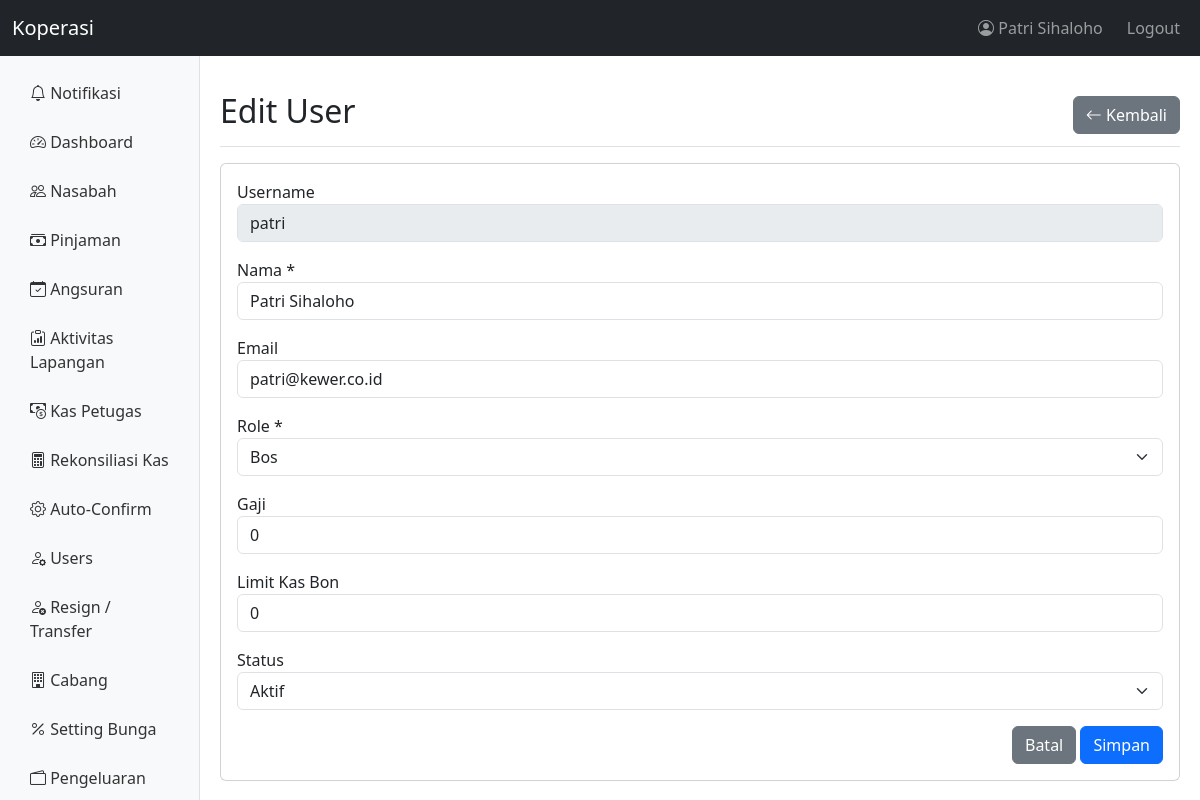
/pages/users/edit.php?id=2 (signed in), run on the app's committed database.
### tables this page shows
CREATE TABLE `users` (
  `id` int(11) NOT NULL AUTO_INCREMENT,
  `username` varchar(50) NOT NULL,
  `password` varchar(255) NOT NULL,
  `nama` varchar(100) NOT NULL,
  `ktp` varchar(16) DEFAULT NULL COMMENT 'NIK KTP - identitas global via db_orang',
  `email` varchar(100) DEFAULT NULL,
  `telp` varchar(20) DEFAULT NULL,
  `role` varchar(50) NOT NULL DEFAULT 'teller',
  `owner_bos_id` int(10) unsigned DEFAULT NULL,
  `cabang_id` int(11) DEFAULT NULL,
  `derived_permissions` longtext DEFAULT NULL CHECK (json_valid(`derived_permissions`)),
  `status` enum('aktif','nonaktif') NOT NULL DEFAULT 'aktif',
  `created_at` timestamp NOT NULL DEFAULT current_timestamp(),
  `updated_at` timestamp NOT NULL DEFAULT current_timestamp() ON UPDATE current_timestamp(),
  `limit_kasbon` decimal(12,0) DEFAULT 0,
  `gaji` decimal(12,0) DEFAULT 0,
  `tanggal_lahir` date DEFAULT NULL,
  `tanggal_masuk` date DEFAULT NULL,
  `db_orang_person_id` int(11) DEFAULT NULL,
  `totp_secret` varchar(64) DEFAULT NULL,
  `totp_enabled` tinyint(1) DEFAULT 0,
  `totp_verified_at` timestamp NULL DEFAULT NULL,
  `phone_2fa` varchar(20) DEFAULT NULL,
  PRIMARY KEY (`id`),
  UNIQUE KEY `username` (`username`),
  KEY `idx_owner_bos_id` (`owner_bos_id`),
  KEY `idx_db_orang_person` (`db_orang_person_id`),
  KEY `idx_users_ktp` (`ktp`),
  KEY `idx_users_cabang` (`cabang_id`),
  KEY `idx_users_owner_bos` (`owner_bos_id`),
  KEY `idx_users_role_status` (`role`,`status`),
  KEY `idx_users_id` (`id`),
  CONSTRAINT `fk_users_cabang` FOREIGN KEY (`cabang_id`) REFERENCES `cabang` (`id`) ON DELETE SET NULL ON UPDATE CASCADE,
  CONSTRAINT `fk_users_db_orang_person` FOREIGN KEY (`db_orang_person_id`) REFERENCES `db_orang`.`people` (`id`) ON DELETE SET NULL ON UPDATE CASCADE
);

### config/path.php (called while the page is built, shortened)
<?php
function baseUrl($path = '') {
    return BASE_URL . '/' . ltrim($path, '/');
}

### config/session.php (called while the page is built, shortened)
<?php
require_once __DIR__ . '/path.php';
function isLoggedIn() {
    return isset($_SESSION['user_id']);
}
function getCurrentUser() {
    $user = query("SELECT * FROM users WHERE id = ?", [$_SESSION['user_id']]);
    return $user[0] ?? null;
}

### config/database.php (called while the page is built, shortened)
<?php
require_once __DIR__ . '/path.php';
$mysql_socket = PHP_OS === 'WINNT' ? null : '/opt/lampp/var/mysql/mysql.sock';
$conn = new mysqli(DB_KEWER_HOST, DB_KEWER_USER, DB_KEWER_PASS, DB_KEWER_NAME, 3306, $mysql_socket);
$conn->set_charset("utf8mb4");
function query($sql, $params = []) {
    global $conn;
    $sql_trimmed = strtoupper(ltrim($sql));
    if (empty($params)) {
        $result = mysqli_query($conn, $sql);
        if (strpos($sql_trimmed, 'SELECT') === 0) {
            $data = [];
            while ($row = mysqli_fetch_assoc($result)) {
                $data[] = $row;
            }
            return $data;
        }
        return mysqli_affected_rows($conn);
    }
    $stmt = $conn->prepare($sql);
    $types = str_repeat('s', count($params));
    $stmt->bind_param($types, ...$params);
    $stmt->execute();
    if (strpos($sql_trimmed, 'SELECT') === 0) {
        $result = $stmt->get_result();
        $data = [];
        while ($row = $result->fetch_assoc()) {
            $data[] = $row;
        }
        return $data;
    }
    return $stmt->affected_rows;
}

### includes/functions.php (called while the page is built, shortened)
<?php
require_once __DIR__ . '/../config/database.php';
require_once __DIR__ . '/../config/session.php';
function hasPermission($permission_code) {
    $user = getCurrentUser();
    if ($user['role'] === 'bos') {
        return true;
    }
    return false;
}

### pages/users/edit.php (the view, shortened to what this page needs)
<?php
require_once __DIR__ . '/../../config/path.php';
require_once BASE_PATH . '/includes/functions.php';
?>
<!DOCTYPE html>
<html lang="id">
<head>
    <link href="https://cdn.jsdelivr.net/npm/bootstrap@5.3.0/dist/css/bootstrap.min.css" rel="stylesheet">
    <link rel="stylesheet" href="https://cdn.jsdelivr.net/npm/bootstrap-icons@1.10.0/font/bootstrap-icons.css">
</head>
<body>
    <div class="main-container">
        <?php require_once BASE_PATH . '/includes/sidebar.php'; ?>
        <main class="content-area">
                <div class="d-flex justify-content-between flex-wrap flex-md-nowrap align-items-center pt-3 pb-2 mb-3 border-bottom">
                    <h1 class="h2">Edit User</h1>
                    <a href="index.php" class="btn btn-secondary">
                        <i class="bi bi-arrow-left"></i> Kembali
                    </a>
                </div>
                <div class="card">
                    <div class="card-body">
                        <form method="POST">
                            <div class="mb-3">
                                <label>Username</label>
                                <input type="text" class="form-control" value="<?= $user['username'] ?>" disabled>
                            </div>
                            <div class="mb-3">
                                <label>Nama *</label>
                                <input type="text" name="nama" class="form-control" value="<?= $user['nama'] ?>" required>
                            </div>
                            <div class="mb-3">
                                <label>Email</label>
                                <input type="email" name="email" class="form-control" value="<?= $user['email'] ?>">
                            </div>
                            <div class="mb-3">
                                <label>Role *</label>
                                <select name="role" class="form-select" required>
                                    <option value="bos" <?= $user['role'] == 'bos' ? 'selected' : '' ?>>Bos</option>
                                </select>
                            </div>
                            <div class="mb-3">
                                <label>Gaji</label>
                                <input type="number" name="gaji" class="form-control" value="<?= $user['gaji'] ?? 0 ?>">
                            </div>
                            <div class="mb-3">
                                <label>Limit Kas Bon</label>
                                <input type="number" name="limit_kasbon" class="form-control" value="<?= $user['limit_kasbon'] ?? 0 ?>">
                            </div>
                            <div class="mb-3">
                                <label>Status</label>
                                <select name="status" class="form-select">
                                    <option value="aktif" <?= $user['status'] == 'aktif' ? 'selected' : '' ?>>Aktif</option>
                                </select>
                            </div>
                            <div class="text-end">
                                <a href="index.php" class="btn btn-secondary">Batal</a>
                                <button type="submit" class="btn btn-primary">Simpan</button>
                            </div>
                        </form>
                    </div>
                </div>
            </main>
        </div>
</body>
</html>

### includes/sidebar.php (shortened to what this page needs)
<?php
$user = getCurrentUser();
$role = $user['role'] ?? '';
$current_page = $_SERVER['PHP_SELF'];
function isCurrentPage($current, $path) {
    $current = str_replace('\\', '/', $current);
    $path = str_replace('\\', '/', $path);
    return strpos($current, $path) !== false;
}
function safeHasPermission($permission_code) {
    try {
        return hasPermission($permission_code);
    } catch (Exception $e) {
        return false;
    }
}
?>
<nav class="navbar navbar-expand-lg navbar-dark bg-dark">
    <div class="container-fluid">
        <a class="navbar-brand" href="<?php echo baseUrl('dashboard.php'); ?>"><?php echo defined('APP_NAME') ? APP_NAME : 'Kewer'; ?></a>
        <div class="navbar-nav ms-auto">
            <span class="navbar-text me-3">
                <i class="bi bi-person-circle"></i> <?php echo htmlspecialchars($user['nama']); ?>
            </span>
            <a class="nav-link" href="<?php echo baseUrl('logout.php'); ?>">Logout</a>
        </div>
    </div>
</nav>
<nav class="sidebar">
    <ul class="nav flex-column">
            <?php if ($role !== 'appOwner'): ?>
            <li class="nav-item">
                <a class="nav-link position-relative <?php echo isCurrentPage($current_page, '/pages/notifikasi/index.php') ? 'active' : ''; ?>" href="<?php echo baseUrl('pages/notifikasi/index.php'); ?>">
                    <i class="bi bi-bell"></i> Notifikasi
                </a>
            </li>
            <?php endif; ?>
            <li class="nav-item">
                <a class="nav-link <?php echo strpos($current_page, 'dashboard.php') !== false ? 'active' : ''; ?>" href="<?php echo baseUrl('dashboard.php'); ?>">
                    <i class="bi bi-speedometer2"></i> Dashboard
                </a>
            </li>
            <?php if (safeHasPermission('nasabah.read')): ?>
            <li class="nav-item">
                <a class="nav-link <?php echo isCurrentPage($current_page, '/pages/nasabah/index.php') ? 'active' : ''; ?>" href="<?php echo baseUrl('pages/nasabah/index.php'); ?>">
                    <i class="bi bi-people"></i> Nasabah
                </a>
            </li>
            <?php endif; ?>
            <?php if (safeHasPermission('pinjaman.read')): ?>
            <li class="nav-item">
                <a class="nav-link <?php echo isCurrentPage($current_page, '/pages/pinjaman/index.php') ? 'active' : ''; ?>" href="<?php echo baseUrl('pages/pinjaman/index.php'); ?>">
                    <i class="bi bi-cash-stack"></i> Pinjaman
                </a>
            </li>
            <?php endif; ?>
            <?php if (safeHasPermission('angsuran.read')): ?>
            <li class="nav-item">
                <a class="nav-link <?php echo isCurrentPage($current_page, '/pages/angsuran/index.php') ? 'active' : ''; ?>" href="<?php echo baseUrl('pages/angsuran/index.php'); ?>">
                    <i class="bi bi-calendar-check"></i> Angsuran
                </a>
            </li>
            <?php endif; ?>
            <?php if (safeHasPermission('angsuran.read')): ?>
            <li class="nav-item">
                <a class="nav-link <?php echo isCurrentPage($current_page, '/pages/field_activities/index.php') ? 'active' : ''; ?>" href="<?php echo baseUrl('pages/field_activities/index.php'); ?>">
                    <i class="bi bi-clipboard-data"></i> Aktivitas Lapangan
                </a>
            </li>
            <?php endif; ?>
            <?php if (safeHasPermission('kas_petugas.read')): ?>
            <li class="nav-item">
                <a class="nav-link <?php echo isCurrentPage($current_page, '/pages/kas_petugas/index.php') ? 'active' : ''; ?>" href="<?php echo baseUrl('pages/kas_petugas/index.php'); ?>">
                    <i class="bi bi-cash-coin"></i> Kas Petugas
                </a>
            </li>
            <?php endif; ?>
            <?php if (safeHasPermission('kas.read')): ?>
            <li class="nav-item">
                <a class="nav-link <?php echo isCurrentPage($current_page, '/pages/cash_reconciliation/index.php') ? 'active' : ''; ?>" href="<?php echo baseUrl('pages/cash_reconciliation/index.php'); ?>">
                    <i class="bi bi-calculator"></i> Rekonsiliasi Kas
                </a>
            </li>
            <?php endif; ?>
            <?php if (safeHasPermission('pinjaman.auto_confirm')): ?>
            <li class="nav-item">
                <a class="nav-link <?php echo isCurrentPage($current_page, '/pages/auto_confirm/index.php') ? 'active' : ''; ?>" href="<?php echo baseUrl('pages/auto_confirm/index.php'); ?>">
                    <i class="bi bi-gear"></i> Auto-Confirm
                </a>
            </li>
            <?php endif; ?>
            <?php if (safeHasPermission('users.create') || safeHasPermission('users.read')): ?>
            <li class="nav-item">
                <a class="nav-link <?php echo isCurrentPage($current_page, '/pages/users/index.php') ? 'active' : ''; ?>" href="<?php echo baseUrl('pages/users/index.php'); ?>">
                    <i class="bi bi-person-gear"></i> Users
                </a>
            </li>
            <?php endif; ?>
            <?php if (safeHasPermission('manage_users')): ?>
            <li class="nav-item">
                <a class="nav-link <?php echo isCurrentPage($current_page, '/pages/users/transfer.php') ? 'active' : ''; ?>" href="<?php echo baseUrl('pages/users/transfer.php'); ?>">
                    <i class="bi bi-person-x"></i> Resign / Transfer
                </a>
            </li>
            <?php endif; ?>
            <?php if (safeHasPermission('cabang.read')): ?>
            <li class="nav-item">
                <a class="nav-link <?php echo isCurrentPage($current_page, '/pages/cabang/index.php') ? 'active' : ''; ?>" href="<?php echo baseUrl('pages/cabang/index.php'); ?>">
                    <i class="bi bi-building"></i> Cabang
                </a>
            </li>
            <?php endif; ?>
            <?php if (safeHasPermission('manage_bunga') || safeHasPermission('view_settings')): ?>
            <li class="nav-item">
                <a class="nav-link <?php echo isCurrentPage($current_page, '/pages/setting_bunga/index.php') ? 'active' : ''; ?>" href="<?php echo baseUrl('pages/setting_bunga/index.php'); ?>">
                    <i class="bi bi-percent"></i> Setting Bunga
                </a>
            </li>
            <?php endif; ?>
            <?php if (safeHasPermission('manage_pengeluaran') || safeHasPermission('view_pengeluaran')): ?>
            <li class="nav-item">
                <a class="nav-link <?php echo isCurrentPage($current_page, '/pages/pengeluaran/index.php') ? 'active' : ''; ?>" href="<?php echo baseUrl('pages/pengeluaran/index.php'); ?>">
                    <i class="bi bi-wallet2"></i> Pengeluaran
                </a>
            </li>
            <?php endif; ?>
            <?php if (safeHasPermission('assign_permissions')): ?>
            <li class="nav-item">
                <a class="nav-link <?php echo strpos($current_page, 'permissions') !== false ? 'active' : ''; ?>" href="<?php echo baseUrl('pages/permissions/index.php'); ?>">
                    <i class="bi bi-shield-lock"></i> Permissions
                </a>
            </li>
            <?php endif; ?>
        </ul>
</nav>

### includes/sidebar.php (style rules this page uses)
html, body { height: 100%; margin: 0; padding: 0; overflow: hidden; }
.navbar { position: fixed; top: 0; left: 0; right: 0; z-index: 1030; height: 56px; }
.main-container { margin-top: 56px; height: calc(100vh - 56px); overflow: hidden; }
.sidebar { position: fixed; top: 56px; left: 0; height: calc(100vh - 56px); width: 16.666667%; overflow-y: auto; overflow-x: hidden; background-color: #f8f9fa; border-right: 1px solid #dee2e6; padding: 15px; scroll-behavior: smooth; z-index: 1020; }
.sidebar .nav-link { color: #333; padding: 10px 15px; border-radius: 5px; margin-bottom: 5px; transition: all 0.3s ease; }
.content-area { margin-left: 16.666667%; height: calc(100vh - 56px); overflow-y: auto; overflow-x: hidden; padding: 20px; box-sizing: border-box; }

### data on the page
users: nama "Patri Sihaloho", username "patri", email "patri@kewer.co.id", role "Bos", gaji "0", limit_kasbon "0", status "Aktif"

### other printed values
APP_NAME "Koperasi"
